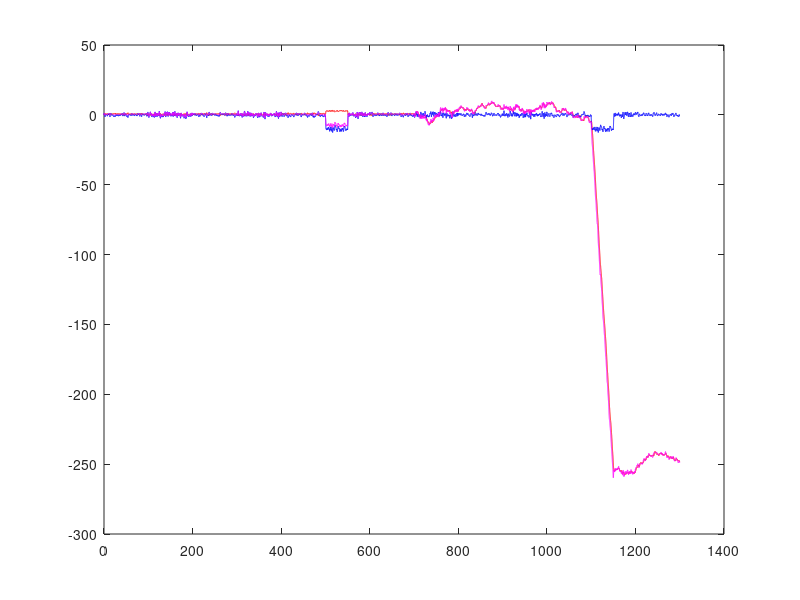

Recreate this plot in MATLAB. (Note: this script raises an error after producing the figure.)
%Brain_Open_06.m
%Project Title: An agent based model of motor adaption in larval zebrafish
%Description: Open loop CTRNN model showing motor adaption of 
%Francis Poole
%10.8.14

close all;
clc;
clear;

%Init
dt = 0.01; %Time step (0.01)
replayT = 600; %Amount of replay time
phases = 6; %Number of different gain phases in recorded (replay) time
T = (replayT / phases) + (replayT * 2); %Total amount of time. Initial unrecorded single phase time plus recorded time plus replay time
phaseTime = replayT/phases;
time = dt:dt:T; %Time array
tau_b = 1; %Time scale (1)

M(1) = 0; %Motor node start (0)
S(1) = 0; %Sensor node start (0)

w_M = 0; %Motor weight (0)
w_S = 0; %Sensor weight (0)
w_MS = 1; %Motor <- Sensor weight (1)
w_SM = 1; %Sensor <- Motor weight (1)

flow_V = -1; %Flow velocity of water
swim_V(1) = 0; %Swim velocity of fish. Start at rest (0)

fish_X(1) = 0; %Starting fish x position (0)

%Gain parameter
high = 4;
low = 2;
K(1:(replayT/phases)/dt) = low; %Initial phase
for n = 1:2:phases %Loop through phase pairs
    K(((replayT/phases)*n)/dt + 1:((replayT/phases)*(n+1))/dt) = high; %Set high gain phase
    K(((replayT/phases)*(n+1))/dt + 1:((replayT/phases)*(n+2))/dt) = low; %Set low gain phase
end

%Closed loop swim
for t = 1:(T - replayT)/dt - 1
    
    if(time(t) >500 & time(t) <550)
        I=10;
    else
        I=0;
    end
    M(t+1) = M(t) + 1/tau_b * dt * (-M(t) + w_M * M(t) + w_MS * S(t)); %Update motor node
    S(t+1) = S(t) + 1/tau_b * dt * (-S(t) + w_S * S(t) + w_SM * M(t) - (swim_V(t) + flow_V) + randn / sqrt(dt)+I); %Update sensor node
    X1(t+1) =  w_SM * M(t);
    X2(t+1) = -(swim_V(t) + flow_V);
    swim_V(t+1) = K(t+1) * M(t+1); %Update swim velocity
    fish_X(t+1) = fish_X(t) + dt * (swim_V(t) + flow_V); %Update fish position
end

%Open loop swim
for t = (T - replayT)/dt:T/dt - 1
    M(t+1) = M(t) + 1/tau_b * dt * (-M(t) + w_M * M(t) + w_MS * S(t)); %Update motor node
    S(t+1) = S(t) + 1/tau_b * dt * (-S(t) + w_S * S(t) + w_SM * M(t) - (swim_V(t-replayT/dt+1) + flow_V) + randn / sqrt(dt));
    X1(t+1) =  w_SM * M(t);
    X2(t+1) = -(swim_V(t-replayT/dt+1) + flow_V);
    swim_V(t+1) = K(t-replayT/dt) * M(t+1); %Update swim velocity
    fish_X(t+1) = fish_X(t) + dt * (swim_V(t) + flow_V); %Update fish position
end


figure;
plot(time,X1,'r');
hold on
plot(time,X2,'b');
plot(time,X1+X2,'m');
hold off

%Fourrier Transform
[powerClosed,f,AS] = cb_FFT(M((T-replayT-replayT)/dt:(T-replayT)/dt),dt);
[powerOpen,f,AS] = cb_FFT(M((T-replayT)/dt:(T)/dt),dt);

%Calculate Correlations
closedCorrelation = corr(M((T-replayT-replayT)/dt:(T-replayT)/dt)',S((T-replayT-replayT)/dt:(T-replayT)/dt)')
openCorrelation = corr(M((T-replayT)/dt:(T)/dt)',S((T-replayT)/dt:(T)/dt)')
fourrierCorrelation = corr(powerClosed',powerOpen')

    %PLOTTING
%Plot 1
%Power and Correlation
figure()
subplot(1,2,1)
bar([mean(powerOpen) mean(powerClosed)])
set(gca,'XTickLabel',{'Replay', 'Closed'})
title('Power')
subplot(1,2,2)
bar([abs(openCorrelation) abs(closedCorrelation)])
set(gca,'XTickLabel',{'Replay', 'Closed'})
title('Correlation')


%Plot 2
%Fish Position
figure()
subplot(2,2,1)
%Draw phases
area([0,(replayT/phases)],[50,50],-50,'FaceColor',[0.9,0.9,0.9],'LineStyle','none')
hold on;
for n = 1:2:phases
    area([(replayT/phases)*n, (replayT/phases)*(n+1)],[50,50],-50,'FaceColor','w','LineStyle','none')
    area([(replayT/phases)*(n+1), (replayT/phases)*(n+2)],[50,50],-50,'FaceColor',[0.9,0.9,0.9],'LineStyle','none')
end
area([T-replayT,T],[50,50],-50,'FaceColor',[1,1,0.8],'LineStyle','none')
%Plot graph
plot(time,fish_X,'g');
axis([0,T,-50,50])
hold off;
title('Fish Position');

%Relative Velocity
subplot(2,2,2)
%Draw phases
area([0,(replayT/phases)],[50,50],-50,'FaceColor',[0.9,0.9,0.9],'LineStyle','none')
hold on;
for n = 1:2:phases
    area([(replayT/phases)*n, (replayT/phases)*(n+1)],[50,50],-50,'FaceColor','w','LineStyle','none')
    area([(replayT/phases)*(n+1), (replayT/phases)*(n+2)],[50,50],-50,'FaceColor',[0.9,0.9,0.9],'LineStyle','none')
end
area([T-replayT,T],[50,50],-50,'FaceColor',[1,1,0.8],'LineStyle','none')
plot(time,flow_V+swim_V);
hold off
ylim([-10,10]);
xlim([0,T]);
title('Relative Velocity');

%Sensor
subplot(2,2,3)
%Draw phases
area([0,(replayT/phases)],[max(S),max(S)],min(S),'FaceColor',[0.9,0.9,0.9],'LineStyle','none')
hold on;
for n = 1:2:phases
    area([(replayT/phases)*n, (replayT/phases)*(n+1)],[max(S),max(S)],min(S),'FaceColor','w','LineStyle','none')
    area([(replayT/phases)*(n+1), (replayT/phases)*(n+2)],[max(S),max(S)],min(S),'FaceColor',[0.9,0.9,0.9],'LineStyle','none')
end
area([T-replayT,T],[max(S),max(S)],min(S),'FaceColor',[1,1,0.8],'LineStyle','none')
plot(time, S)
hold off;
ylim([min(S),max(S)]);
xlim([0,T]);
title('Sensor');

%Motor
subplot(2,2,4);
%Draw phases
area([0,(replayT/phases)],[max(M),max(M)],min(M),'FaceColor',[0.9,0.9,0.9],'LineStyle','none')
hold on;
for n = 1:2:phases
    area([(replayT/phases)*n, (replayT/phases)*(n+1)],[max(M),max(M)],min(M),'FaceColor','w','LineStyle','none')
    area([(replayT/phases)*(n+1), (replayT/phases)*(n+2)],[max(M),max(M)],min(M),'FaceColor',[0.9,0.9,0.9],'LineStyle','none')
end
area([T-replayT,T],[max(M),max(M)],min(M),'FaceColor',[1,1,0.8],'LineStyle','none')
plot(time, M);
hold off;
ylim([min(M),max(M)]);
xlim([0,T]);
title('Motor');

%Closed vs Open (replay) comaprison
% figure();
% plot(time((T-replayT-replayT)/dt:(T-replayT)/dt), M((T-replayT-replayT)/dt:(T-replayT)/dt));
% hold on
% plot(time((T-replayT-replayT)/dt:(T-replayT)/dt), M((T-replayT)/dt:(T)/dt),'g');
% hold off

%Plot fourriers
figure()
plot(f,powerClosed,'r');
hold on
plot(f,powerOpen);
hold off
legend('Closed','Replay');
xlim([0 0.1])
title('Fourriers');

